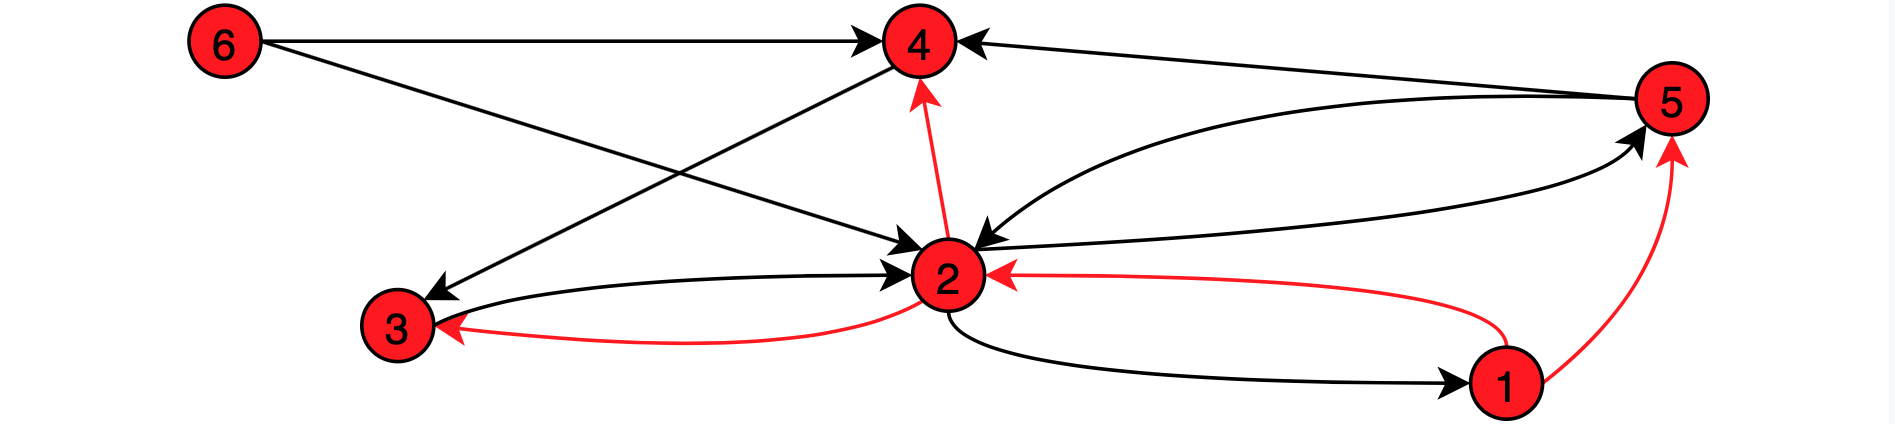

This figure's Python source:
import numpy as np
import igraph as ig
import random as rd
from graph import Graph

class Visu:    
    def __init__(self, g: Graph, **optional):
        
        if "w" in optional:
            width = optional["w"]
        else:
            width = 500
        if "h" in optional:
            height = optional["h"]
        else:
            height = 500
        if "directed" in optional:
             self.__directed = optional["directed"]
        else:
            self.__directed = True
        if "seed" in optional:
            seed = optional["seed"]
        else:
            seed = 123
            
        if not self.__directed:
           if not np.allclose(g.return_adjacencyMatrix(), g.return_adjacencyMatrix().T, atol=1e-6):
               raise ValueError("The given graph has no symmetrical adjacency matrix! In order to draw the graph in an undirected way, the adjacency matrix must be symmetrical.")
            
        self.__vi_graph = ig.Graph(directed= self.__directed)
        rd.seed(seed)
        self.__graph = g
        # Introduction of some abbreviations for simplification
        self.__size = self.__graph.return_num_vertices
        self.__get_adj = self.__graph.return_adjacencies
        self.__vi_graph.add_vertices(self.__size())
        # Pass the adjacency list to igraph
        for i in range(0,self.__size()):
            if len(self.__get_adj(i))>0: 
                for j in self.__get_adj(i):
                    if self.__directed or i<j[0]:
                        self.__vi_graph.add_edge(i, j[0], weight=j[1])
                    
        # Settings for visualization
        self.__visual_style = {}
        self.__visual_style["bbox"] = (width, height)
        self.__visual_style["edge_width"] = np.ones(self.__size())
        self.__visual_style["margin"] = 60    
        self.__visual_style["vertex_color"] = [(255,255,255) for x in range(0,self.__size())]
        self.__visual_style["edge_color"] = [(0,0,0) for x in range(0,g.return_num_edges())]
        self.__visual_style["edge_width"] = [1 for x in range(0,g.return_num_edges())]
        self.__visual_style["vertex_label"] = g.return_names()
        layout = self.__vi_graph.layout("kk")
        self.__visual_style["layout"] = layout
        
    def remove_marks(self):
        """Removes all marks."""
        self.__visual_style["vertex_color"] = [(255,255,255) for x in range(0,self.__size())]
        self.__visual_style["edge_color"] = [(0,0,0) for x in range(0,self.__graph.return_num_edges())]
        self.__visual_style["edge_width"] = [1 for x in range(0,self.__graph.return_num_edges())]
        
    def mark_subgraph(self, sub: Graph, color=(255,0,0)):
        """Marks the given graph in the original graph. Generates an error if the given graph is not a subgraph."""
        if not type(color) is tuple or len(color)<3 or len(color)>4:
            raise TypeError("\'color\' has to be a 3- or 4-tuple.")
        if not sub.is_subgraph_of(self.__graph):
            raise ValueError("\'sub\' is no subgraph.")
        # Traverses each vertex of the subgraph and marks it in the supergraph
        mark_names = sub.return_names()
        for name in mark_names:
            self.__visual_style["vertex_color"][self.__graph.return_vertexIndex(name)] = color
            
            # Marks all out-going edges of the vertices of the subgraph
            adj_sub = sub.return_adjacencies(sub.return_vertexIndex(name))
            for edge in adj_sub:
                vertexIndex = self.__graph.return_vertexIndex(sub.return_vertexName(edge[0]))
                if  self.__directed:
                    index = self.__vi_graph.get_edgelist().index((self.__graph.return_vertexIndex(name),vertexIndex))
                else:
                    # If the graph is undirected, check both directions
                    if (self.__graph.return_vertexIndex(name),vertexIndex) in self.__vi_graph.get_edgelist():
                        index = self.__vi_graph.get_edgelist().index((self.__graph.return_vertexIndex(name),vertexIndex))
                    else:
                        index = self.__vi_graph.get_edgelist().index((vertexIndex,self.__graph.return_vertexIndex(name)))
                    
                self.__visual_style["edge_color"][index] = color
                self.__visual_style["edge_width"][index] = 2
        
    
    def visualize(self, name=None):
        """Plots and stores the graph, if a filename is specified. Otherwise the plot is sent to the standard image viewer."""
        if name==None:
            ig.plot(self.__vi_graph, **self.__visual_style)
        else:            
            ig.plot(self.__vi_graph, name, **self.__visual_style)
        
